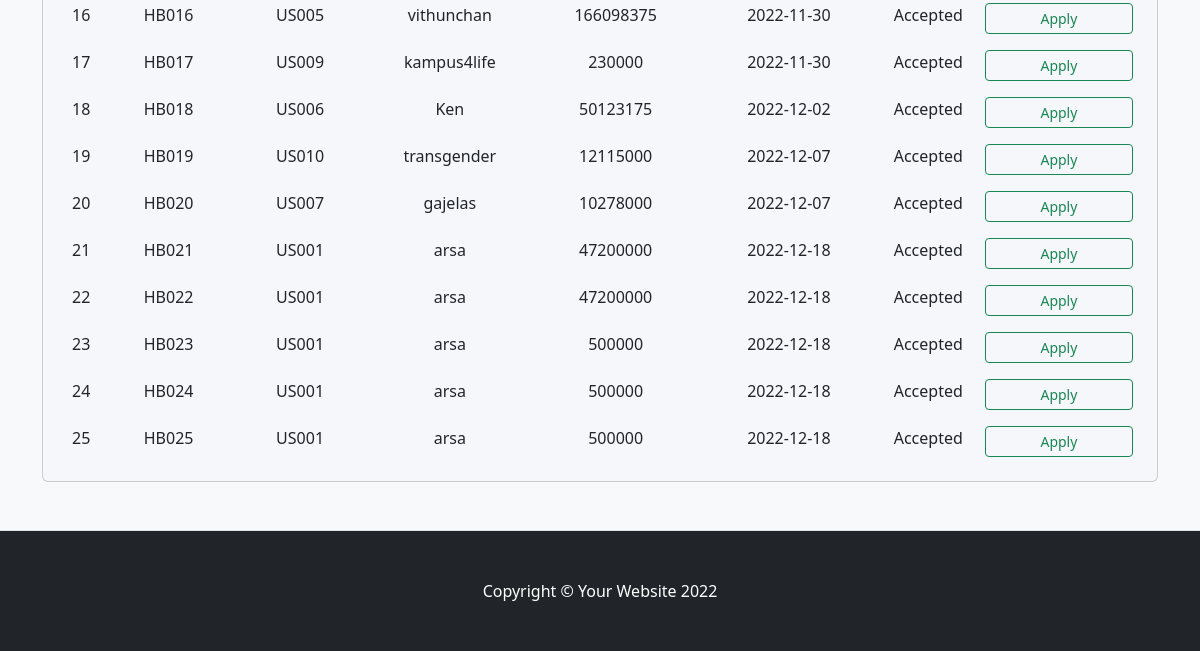
The app's page /admin.php (lower part), older data.
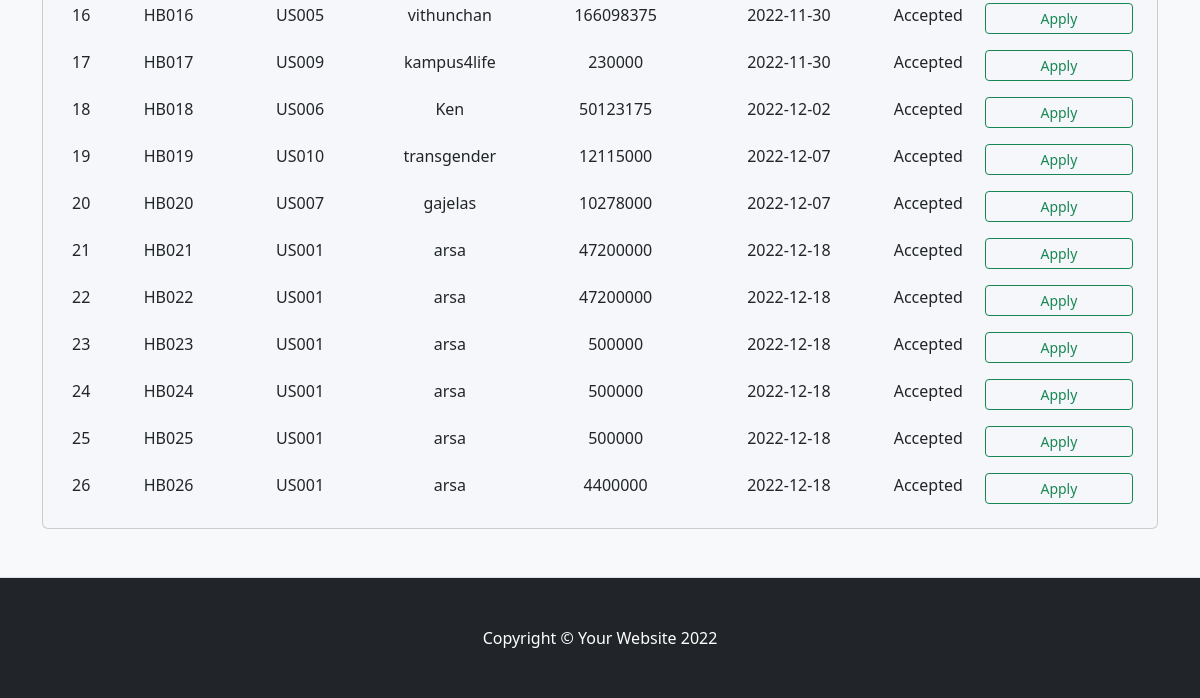
The same page, newer data.
### tables this page shows
CREATE TABLE `htrans_beli` (
  `hb_id` varchar(5) NOT NULL,
  `hb_date` date NOT NULL,
  `hb_total` double NOT NULL,
  `hb_customerid` varchar(5) NOT NULL,
  `hb_di_id` varchar(5) DEFAULT NULL
);

CREATE TABLE `users` (
  `us_id` varchar(5) NOT NULL,
  `us_username` varchar(255) NOT NULL,
  `us_email` varchar(255) NOT NULL,
  `us_gender` tinyint(1) NOT NULL COMMENT '1=Male, 0=Female',
  `us_password` varchar(30) NOT NULL,
  `us_status` int(1) NOT NULL DEFAULT 1
);

### admin.php (the view, shortened to what this page needs)
<?php
    require('action.php');
?>
<!DOCTYPE html>
<html lang="en">
    <head>
        <link href="https://cdn.jsdelivr.net/npm/bootstrap-icons@1.4.1/font/bootstrap-icons.css" rel="stylesheet">
        <link href="https://cdn.jsdelivr.net/npm/bootstrap@5.2.2/dist/css/bootstrap.min.css" rel="stylesheet">
        <link href="assets/css/general.css" rel="stylesheet">
    </head>
    <body>
        <section class="intro py-5 border-bottom bg-light" id="features">
            <div class="mask d-flex align-items-center h-100">
                <div class="container text-center">
                    <div class="row justify-content-center">
                        <div class="col-12">
                            <div class="card shadow-2-strong" style="background-color: #f5f7fa;">
                                <div class="card-body">
                                    <div class="table-responsive">
                                        <table class="table table-borderless mb-0 align-items-center justify-content-center">
                                            <tbody>
                                            <tbody>
                                                <?php
                                                    $query = "SELECT h.hb_id as 'ID_Trans', h.hb_customerid as 'ID' ,u.us_username as 'Cust_name', h.hb_total as 'Total', h.hb_date as 'Tanggal'
                                                             from htrans_beli h join users u on u.us_id = h.hb_customerid";
                                                    $query = mysqli_query($con, $query);
                                                    $counter =1;
                                                    while($row = mysqli_fetch_array($query, MYSQLI_ASSOC)){
                                                ?>
                                                <tr>
                                                    <td><?=$counter++?></td>
                                                    <td><?=$row['ID_Trans']?></td>
                                                    <td><?=$row['ID']?></td>
                                                    <td><?=$row['Cust_name']?></td>
                                                    <td><?=$row['Total']?></td>
                                                    <td><?=$row['Tanggal']?></td>
                                                    <td>Accepted</td>
                                                    <td class="d-grid gap-2">
                                                        <button name='btn-apply' class='btn btn-outline-success btn-sm px-4'>Apply</button>
                                                    </td>
                                                </tr>
                                                <?php
                                                    }
                                                ?>
                                            </tbody>
                                        </table>
                                    </div>
                                </div>
                            </div>
                        </div>
                    </div>
                </div>
            </div>
        </section>
        <footer class="py-5 bg-dark">
            <div class="container px-5"><p class="m-0 text-center text-white">Copyright &copy; Your Website 2022</p></div>
        </footer>
    </body>
</html>

Row changes from the older to the newer data that the page shows:
added htrans_beli: hb_id "HB026", hb_customerid "US001", hb_customerid.us_username "arsa", hb_total "4400000", hb_date "2022-12-18"
